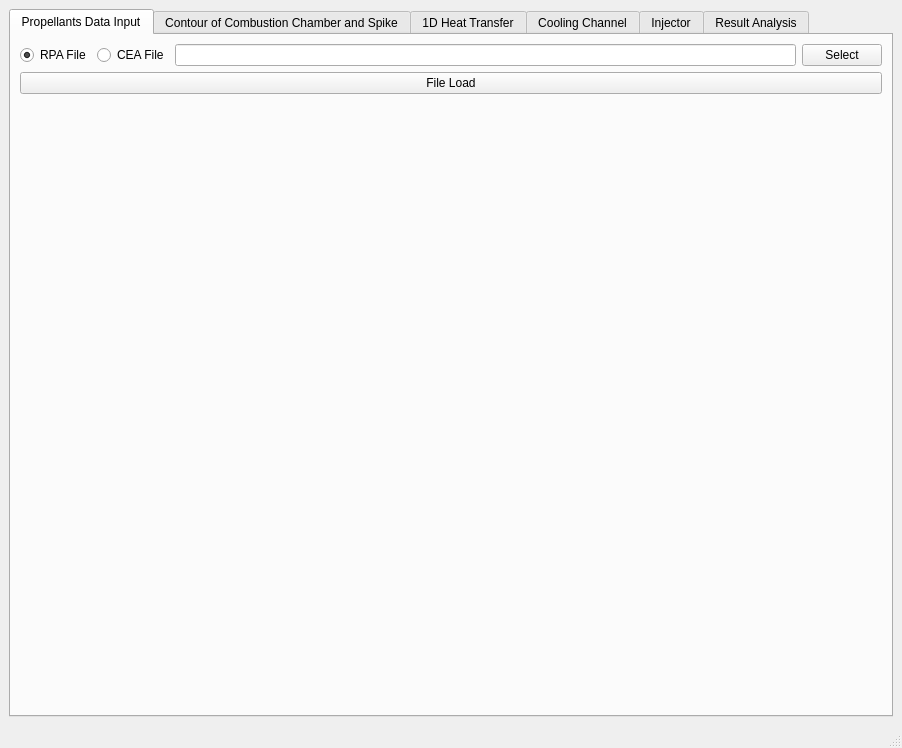
<?xml version="1.0" encoding="UTF-8"?>
<ui version="4.0">
 <class>MainWindow</class>
 <widget class="QMainWindow" name="MainWindow">
  <property name="geometry">
   <rect>
    <x>0</x>
    <y>0</y>
    <width>902</width>
    <height>748</height>
   </rect>
  </property>
  <property name="windowTitle">
   <string>MainWindow</string>
  </property>
  <widget class="QWidget" name="centralwidget">
   <layout class="QHBoxLayout" name="horizontalLayout_3">
    <item>
     <widget class="QTabWidget" name="tabWidget">
      <property name="locale">
       <locale language="English" country="UnitedStates"/>
      </property>
      <property name="tabPosition">
       <enum>QTabWidget::North</enum>
      </property>
      <property name="tabShape">
       <enum>QTabWidget::Rounded</enum>
      </property>
      <property name="currentIndex">
       <number>0</number>
      </property>
      <property name="iconSize">
       <size>
        <width>16</width>
        <height>16</height>
       </size>
      </property>
      <widget class="QWidget" name="tab">
       <attribute name="title">
        <string>Propellants Data Input</string>
       </attribute>
       <layout class="QVBoxLayout" name="verticalLayout_3">
        <item>
         <layout class="QVBoxLayout" name="verticalLayout_2">
          <item>
           <layout class="QVBoxLayout" name="verticalLayout">
            <item>
             <layout class="QHBoxLayout" name="horizontalLayout_2">
              <item>
               <layout class="QHBoxLayout" name="horizontalLayout">
                <item>
                 <widget class="QRadioButton" name="rpa">
                  <property name="text">
                   <string>RPA File</string>
                  </property>
                  <property name="checked">
                   <bool>true</bool>
                  </property>
                 </widget>
                </item>
                <item>
                 <widget class="QRadioButton" name="cea">
                  <property name="sizePolicy">
                   <sizepolicy hsizetype="Minimum" vsizetype="Fixed">
                    <horstretch>0</horstretch>
                    <verstretch>0</verstretch>
                   </sizepolicy>
                  </property>
                  <property name="text">
                   <string>CEA File</string>
                  </property>
                 </widget>
                </item>
               </layout>
              </item>
              <item>
               <widget class="QLineEdit" name="file_ad"/>
              </item>
              <item>
               <widget class="QPushButton" name="select_ad">
                <property name="text">
                 <string>Select</string>
                </property>
               </widget>
              </item>
             </layout>
            </item>
            <item>
             <widget class="QPushButton" name="file_load">
              <property name="text">
               <string>File Load</string>
              </property>
             </widget>
            </item>
           </layout>
          </item>
          <item>
           <spacer name="verticalSpacer">
            <property name="orientation">
             <enum>Qt::Vertical</enum>
            </property>
            <property name="sizeHint" stdset="0">
             <size>
              <width>858</width>
              <height>308</height>
             </size>
            </property>
           </spacer>
          </item>
         </layout>
        </item>
       </layout>
      </widget>
      <widget class="QWidget" name="tab_2">
       <attribute name="title">
        <string>Contour of Combustion Chamber and Spike</string>
       </attribute>
       <layout class="QVBoxLayout" name="verticalLayout_20">
        <item>
         <layout class="QVBoxLayout" name="verticalLayout_9">
          <item>
           <layout class="QHBoxLayout" name="horizontalLayout_25">
            <item>
             <layout class="QHBoxLayout" name="horizontalLayout_5">
              <item>
               <widget class="QRadioButton" name="linear">
                <property name="text">
                 <string>Linear Aerospike </string>
                </property>
                <property name="checked">
                 <bool>true</bool>
                </property>
               </widget>
              </item>
              <item>
               <widget class="QRadioButton" name="annular">
                <property name="text">
                 <string>Annular Aerospike</string>
                </property>
               </widget>
              </item>
             </layout>
            </item>
            <item>
             <layout class="QHBoxLayout" name="horizontalLayout_20">
              <item>
               <widget class="QLabel" name="label_29">
                <property name="text">
                 <string>Depth:</string>
                </property>
               </widget>
              </item>
              <item>
               <widget class="QLineEdit" name="dep">
                <property name="text">
                 <string>100</string>
                </property>
               </widget>
              </item>
              <item>
               <widget class="QLabel" name="label_30">
                <property name="text">
                 <string>mm</string>
                </property>
               </widget>
              </item>
             </layout>
            </item>
            <item>
             <spacer name="horizontalSpacer_3">
              <property name="orientation">
               <enum>Qt::Horizontal</enum>
              </property>
              <property name="sizeHint" stdset="0">
               <size>
                <width>408</width>
                <height>20</height>
               </size>
              </property>
             </spacer>
            </item>
           </layout>
          </item>
          <item>
           <widget class="QGroupBox" name="groupBox">
            <property name="title">
             <string>Aerospike Nozzle</string>
            </property>
            <layout class="QHBoxLayout" name="horizontalLayout_11">
             <item>
              <layout class="QHBoxLayout" name="horizontalLayout_10">
               <item>
                <layout class="QVBoxLayout" name="verticalLayout_6">
                 <item>
                  <layout class="QHBoxLayout" name="horizontalLayout_7">
                   <item>
                    <widget class="QLabel" name="label">
                     <property name="text">
                      <string>Number of Points for Contour: </string>
                     </property>
                    </widget>
                   </item>
                   <item>
                    <widget class="QLineEdit" name="contour_number">
                     <property name="sizePolicy">
                      <sizepolicy hsizetype="Fixed" vsizetype="Fixed">
                       <horstretch>0</horstretch>
                       <verstretch>0</verstretch>
                      </sizepolicy>
                     </property>
                     <property name="text">
                      <string>1000</string>
                     </property>
                    </widget>
                   </item>
                  </layout>
                 </item>
                 <item>
                  <layout class="QHBoxLayout" name="horizontalLayout_8">
                   <item>
                    <widget class="QLabel" name="label_2">
                     <property name="text">
                      <string>Expansion Positiont r:       </string>
                     </property>
                    </widget>
                   </item>
                   <item>
                    <widget class="QLineEdit" name="y_exp">
                     <property name="sizePolicy">
                      <sizepolicy hsizetype="Fixed" vsizetype="Fixed">
                       <horstretch>0</horstretch>
                       <verstretch>0</verstretch>
                      </sizepolicy>
                     </property>
                     <property name="text">
                      <string>100</string>
                     </property>
                    </widget>
                   </item>
                   <item>
                    <widget class="QLabel" name="label_4">
                     <property name="text">
                      <string>mm</string>
                     </property>
                    </widget>
                   </item>
                  </layout>
                 </item>
                 <item>
                  <layout class="QHBoxLayout" name="horizontalLayout_9">
                   <item>
                    <widget class="QLabel" name="label_5">
                     <property name="text">
                      <string>Spike truncate T:               </string>
                     </property>
                    </widget>
                   </item>
                   <item>
                    <widget class="QLineEdit" name="shortening">
                     <property name="sizePolicy">
                      <sizepolicy hsizetype="Fixed" vsizetype="Fixed">
                       <horstretch>0</horstretch>
                       <verstretch>0</verstretch>
                      </sizepolicy>
                     </property>
                     <property name="text">
                      <string>0</string>
                     </property>
                    </widget>
                   </item>
                   <item>
                    <widget class="QLabel" name="label_6">
                     <property name="text">
                      <string>%</string>
                     </property>
                    </widget>
                   </item>
                  </layout>
                 </item>
                </layout>
               </item>
               <item>
                <widget class="Line" name="line">
                 <property name="orientation">
                  <enum>Qt::Vertical</enum>
                 </property>
                </widget>
               </item>
               <item>
                <widget class="QLabel" name="label_3">
                 <property name="sizePolicy">
                  <sizepolicy hsizetype="Expanding" vsizetype="Fixed">
                   <horstretch>0</horstretch>
                   <verstretch>0</verstretch>
                  </sizepolicy>
                 </property>
                 <property name="text">
                  <string>&lt;html&gt;&lt;head/&gt;&lt;body&gt;&lt;p align=&quot;justify&quot;&gt;The Number of Points for Contour decides the precision of the contour. &lt;/p&gt;&lt;p align=&quot;justify&quot;&gt;The Y-coordinate of the expansion point should be given for determination of the expansion position. The X-coordinate of the expansion point is 0.&lt;/p&gt;&lt;p align=&quot;justify&quot;&gt;&amp;quot;Spike truncate = 0%&amp;quot; means without truncate.&lt;/p&gt;&lt;/body&gt;&lt;/html&gt;</string>
                 </property>
                 <property name="textFormat">
                  <enum>Qt::AutoText</enum>
                 </property>
                 <property name="scaledContents">
                  <bool>false</bool>
                 </property>
                 <property name="wordWrap">
                  <bool>true</bool>
                 </property>
                </widget>
               </item>
              </layout>
             </item>
            </layout>
           </widget>
          </item>
          <item>
           <widget class="QGroupBox" name="groupBox_2">
            <property name="title">
             <string>Combustion Chamber</string>
            </property>
            <layout class="QHBoxLayout" name="horizontalLayout_19">
             <item>
              <layout class="QHBoxLayout" name="horizontalLayout_13">
               <item>
                <layout class="QVBoxLayout" name="verticalLayout_8">
                 <item>
                  <layout class="QVBoxLayout" name="verticalLayout_7">
                   <item>
                    <layout class="QHBoxLayout" name="horizontalLayout_14">
                     <item>
                      <widget class="QLabel" name="label_9">
                       <property name="text">
                        <string>Convergence Angle of the outer shell A:</string>
                       </property>
                      </widget>
                     </item>
                     <item>
                      <widget class="QLineEdit" name="conv_ang">
                       <property name="sizePolicy">
                        <sizepolicy hsizetype="Preferred" vsizetype="Fixed">
                         <horstretch>0</horstretch>
                         <verstretch>0</verstretch>
                        </sizepolicy>
                       </property>
                       <property name="readOnly">
                        <bool>true</bool>
                       </property>
                      </widget>
                     </item>
                     <item>
                      <widget class="QLabel" name="label_10">
                       <property name="text">
                        <string>Degree</string>
                       </property>
                      </widget>
                     </item>
                    </layout>
                   </item>
                   <item>
                    <layout class="QHBoxLayout" name="horizontalLayout_15">
                     <item>
                      <widget class="QLabel" name="label_11">
                       <property name="text">
                        <string>Inner Deflection Radius R1:</string>
                       </property>
                      </widget>
                     </item>
                     <item>
                      <widget class="QLineEdit" name="in_r">
                       <property name="sizePolicy">
                        <sizepolicy hsizetype="Preferred" vsizetype="Fixed">
                         <horstretch>0</horstretch>
                         <verstretch>0</verstretch>
                        </sizepolicy>
                       </property>
                      </widget>
                     </item>
                     <item>
                      <widget class="QLabel" name="label_12">
                       <property name="text">
                        <string>mm</string>
                       </property>
                      </widget>
                     </item>
                    </layout>
                   </item>
                   <item>
                    <layout class="QHBoxLayout" name="horizontalLayout_16">
                     <item>
                      <widget class="QLabel" name="label_13">
                       <property name="text">
                        <string>Outer Deflection Radius R2:</string>
                       </property>
                      </widget>
                     </item>
                     <item>
                      <widget class="QLineEdit" name="out_r">
                       <property name="sizePolicy">
                        <sizepolicy hsizetype="Preferred" vsizetype="Fixed">
                         <horstretch>0</horstretch>
                         <verstretch>0</verstretch>
                        </sizepolicy>
                       </property>
                      </widget>
                     </item>
                     <item>
                      <widget class="QLabel" name="label_14">
                       <property name="text">
                        <string>mm</string>
                       </property>
                      </widget>
                     </item>
                    </layout>
                   </item>
                   <item>
                    <layout class="QHBoxLayout" name="horizontalLayout_17">
                     <item>
                      <widget class="QLabel" name="label_15">
                       <property name="text">
                        <string>Length of the Combustion Chamber L1:</string>
                       </property>
                      </widget>
                     </item>
                     <item>
                      <widget class="QLineEdit" name="l_cham">
                       <property name="sizePolicy">
                        <sizepolicy hsizetype="Preferred" vsizetype="Fixed">
                         <horstretch>0</horstretch>
                         <verstretch>0</verstretch>
                        </sizepolicy>
                       </property>
                      </widget>
                     </item>
                     <item>
                      <widget class="QLabel" name="label_16">
                       <property name="text">
                        <string>mm</string>
                       </property>
                      </widget>
                     </item>
                    </layout>
                   </item>
                   <item>
                    <layout class="QHBoxLayout" name="horizontalLayout_18">
                     <item>
                      <widget class="QLabel" name="label_17">
                       <property name="text">
                        <string>Length of the Convergence part L2:</string>
                       </property>
                      </widget>
                     </item>
                     <item>
                      <widget class="QLineEdit" name="l_conv">
                       <property name="sizePolicy">
                        <sizepolicy hsizetype="Preferred" vsizetype="Fixed">
                         <horstretch>0</horstretch>
                         <verstretch>0</verstretch>
                        </sizepolicy>
                       </property>
                      </widget>
                     </item>
                     <item>
                      <widget class="QLabel" name="label_18">
                       <property name="text">
                        <string>mm</string>
                       </property>
                      </widget>
                     </item>
                    </layout>
                   </item>
                   <item>
                    <layout class="QHBoxLayout" name="horizontalLayout_6">
                     <item>
                      <widget class="QLabel" name="label_21">
                       <property name="text">
                        <string>Distance between tow points:</string>
                       </property>
                      </widget>
                     </item>
                     <item>
                      <widget class="QLineEdit" name="distance">
                       <property name="sizePolicy">
                        <sizepolicy hsizetype="Preferred" vsizetype="Fixed">
                         <horstretch>0</horstretch>
                         <verstretch>0</verstretch>
                        </sizepolicy>
                       </property>
                      </widget>
                     </item>
                     <item>
                      <widget class="QLabel" name="label_22">
                       <property name="text">
                        <string>mm</string>
                       </property>
                      </widget>
                     </item>
                    </layout>
                   </item>
                  </layout>
                 </item>
                </layout>
               </item>
               <item>
                <widget class="QLabel" name="label_19">
                 <property name="sizePolicy">
                  <sizepolicy hsizetype="Expanding" vsizetype="Expanding">
                   <horstretch>0</horstretch>
                   <verstretch>0</verstretch>
                  </sizepolicy>
                 </property>
                 <property name="text">
                  <string/>
                 </property>
                 <property name="textFormat">
                  <enum>Qt::AutoText</enum>
                 </property>
                 <property name="pixmap">
                  <pixmap resource="Aerospike.qrc">:/Aerospike_Engine.png</pixmap>
                 </property>
                 <property name="scaledContents">
                  <bool>true</bool>
                 </property>
                 <property name="alignment">
                  <set>Qt::AlignLeading|Qt::AlignLeft|Qt::AlignVCenter</set>
                 </property>
                 <property name="wordWrap">
                  <bool>true</bool>
                 </property>
                </widget>
               </item>
              </layout>
             </item>
            </layout>
           </widget>
          </item>
          <item>
           <widget class="QPushButton" name="contour_cal">
            <property name="text">
             <string>Start calculation for contour</string>
            </property>
           </widget>
          </item>
          <item>
           <layout class="QVBoxLayout" name="verticalLayout_4">
            <item>
             <layout class="QHBoxLayout" name="horizontalLayout_31">
              <item>
               <layout class="QHBoxLayout" name="horizontalLayout_30">
                <item>
                 <widget class="QCheckBox" name="con_check">
                  <property name="text">
                   <string>input external contour</string>
                  </property>
                 </widget>
                </item>
                <item>
                 <layout class="QHBoxLayout" name="horizontalLayout_28">
                  <item>
                   <widget class="QRadioButton" name="lin2">
                    <property name="enabled">
                     <bool>false</bool>
                    </property>
                    <property name="text">
                     <string>Linear Aerospike</string>
                    </property>
                    <property name="checked">
                     <bool>true</bool>
                    </property>
                   </widget>
                  </item>
                  <item>
                   <widget class="QRadioButton" name="anu2">
                    <property name="enabled">
                     <bool>false</bool>
                    </property>
                    <property name="text">
                     <string>Annular Aerospike</string>
                    </property>
                   </widget>
                  </item>
                 </layout>
                </item>
                <item>
                 <layout class="QHBoxLayout" name="horizontalLayout_29">
                  <item>
                   <widget class="QLabel" name="label_33">
                    <property name="text">
                     <string>Depth:</string>
                    </property>
                   </widget>
                  </item>
                  <item>
                   <widget class="QLineEdit" name="depth2">
                    <property name="enabled">
                     <bool>false</bool>
                    </property>
                    <property name="locale">
                     <locale language="English" country="UnitedArabEmirates"/>
                    </property>
                    <property name="text">
                     <string>100</string>
                    </property>
                   </widget>
                  </item>
                  <item>
                   <widget class="QLabel" name="label_34">
                    <property name="text">
                     <string>mm</string>
                    </property>
                   </widget>
                  </item>
                 </layout>
                </item>
               </layout>
              </item>
              <item>
               <widget class="QCheckBox" name="meter">
                <property name="enabled">
                 <bool>false</bool>
                </property>
                <property name="text">
                 <string>File unit Meter</string>
                </property>
               </widget>
              </item>
              <item>
               <spacer name="horizontalSpacer_8">
                <property name="orientation">
                 <enum>Qt::Horizontal</enum>
                </property>
                <property name="sizeHint" stdset="0">
                 <size>
                  <width>108</width>
                  <height>17</height>
                 </size>
                </property>
               </spacer>
              </item>
             </layout>
            </item>
            <item>
             <layout class="QHBoxLayout" name="horizontalLayout_26">
              <item>
               <widget class="QLabel" name="label_31">
                <property name="text">
                 <string>Inner contour:</string>
                </property>
               </widget>
              </item>
              <item>
               <widget class="QLineEdit" name="ad_in">
                <property name="enabled">
                 <bool>false</bool>
                </property>
                <property name="readOnly">
                 <bool>true</bool>
                </property>
               </widget>
              </item>
              <item>
               <widget class="QPushButton" name="select_in">
                <property name="enabled">
                 <bool>false</bool>
                </property>
                <property name="text">
                 <string>Select</string>
                </property>
                <property name="checkable">
                 <bool>false</bool>
                </property>
                <property name="checked">
                 <bool>false</bool>
                </property>
                <property name="autoDefault">
                 <bool>false</bool>
                </property>
                <property name="default">
                 <bool>false</bool>
                </property>
               </widget>
              </item>
             </layout>
            </item>
            <item>
             <layout class="QHBoxLayout" name="horizontalLayout_27">
              <item>
               <widget class="QLabel" name="label_32">
                <property name="text">
                 <string>Outer contour:</string>
                </property>
               </widget>
              </item>
              <item>
               <widget class="QLineEdit" name="ad_out">
                <property name="enabled">
                 <bool>false</bool>
                </property>
                <property name="dragEnabled">
                 <bool>false</bool>
                </property>
                <property name="readOnly">
                 <bool>true</bool>
                </property>
               </widget>
              </item>
              <item>
               <widget class="QPushButton" name="select_out">
                <property name="enabled">
                 <bool>false</bool>
                </property>
                <property name="text">
                 <string>Select</string>
                </property>
                <property name="default">
                 <bool>false</bool>
                </property>
               </widget>
              </item>
             </layout>
            </item>
           </layout>
          </item>
          <item>
           <widget class="QPushButton" name="input_contour">
            <property name="text">
             <string>Load the Contour Data</string>
            </property>
           </widget>
          </item>
         </layout>
        </item>
       </layout>
      </widget>
      <widget class="QWidget" name="tab_4">
       <attribute name="title">
        <string>1D Heat Transfer</string>
       </attribute>
       <layout class="QVBoxLayout" name="verticalLayout_23">
        <item>
         <layout class="QVBoxLayout" name="verticalLayout_10">
          <item>
           <spacer name="verticalSpacer_7">
            <property name="orientation">
             <enum>Qt::Vertical</enum>
            </property>
            <property name="sizeHint" stdset="0">
             <size>
              <width>20</width>
              <height>78</height>
             </size>
            </property>
           </spacer>
          </item>
          <item>
           <layout class="QHBoxLayout" name="horizontalLayout_4">
            <item>
             <spacer name="horizontalSpacer">
              <property name="orientation">
               <enum>Qt::Horizontal</enum>
              </property>
              <property name="sizeHint" stdset="0">
               <size>
                <width>168</width>
                <height>20</height>
               </size>
              </property>
             </spacer>
            </item>
            <item>
             <layout class="QVBoxLayout" name="verticalLayout_5">
              <item>
               <layout class="QHBoxLayout" name="horizontalLayout_12">
                <item>
                 <widget class="QLabel" name="label_7">
                  <property name="text">
                   <string>Desired wall temperatur:</string>
                  </property>
                 </widget>
                </item>
                <item>
                 <widget class="QLineEdit" name="wall_temp"/>
                </item>
                <item>
                 <widget class="QLabel" name="label_8">
                  <property name="text">
                   <string>K</string>
                  </property>
                 </widget>
                </item>
               </layout>
              </item>
              <item>
               <widget class="QPushButton" name="heat_cal">
                <property name="text">
                 <string>Start calculation for 1D Heat Transfer</string>
                </property>
               </widget>
              </item>
             </layout>
            </item>
            <item>
             <spacer name="horizontalSpacer_2">
              <property name="orientation">
               <enum>Qt::Horizontal</enum>
              </property>
              <property name="sizeHint" stdset="0">
               <size>
                <width>158</width>
                <height>20</height>
               </size>
              </property>
             </spacer>
            </item>
           </layout>
          </item>
          <item>
           <spacer name="verticalSpacer_2">
            <property name="orientation">
             <enum>Qt::Vertical</enum>
            </property>
            <property name="sizeHint" stdset="0">
             <size>
              <width>20</width>
              <height>628</height>
             </size>
            </property>
           </spacer>
          </item>
         </layout>
        </item>
       </layout>
      </widget>
      <widget class="QWidget" name="tab_5">
       <attribute name="title">
        <string>Cooling Channel</string>
       </attribute>
      </widget>
      <widget class="QWidget" name="tab_6">
       <attribute name="title">
        <string>Injector</string>
       </attribute>
      </widget>
      <widget class="QWidget" name="tab_7">
       <attribute name="title">
        <string>Result Analysis</string>
       </attribute>
       <layout class="QVBoxLayout" name="verticalLayout_18">
        <item>
         <widget class="QToolBox" name="toolBox">
          <property name="currentIndex">
           <number>0</number>
          </property>
          <widget class="QWidget" name="page">
           <property name="geometry">
            <rect>
             <x>0</x>
             <y>0</y>
             <width>969</width>
             <height>182</height>
            </rect>
           </property>
           <attribute name="label">
            <string>The Contour of the Engine</string>
           </attribute>
           <layout class="QVBoxLayout" name="verticalLayout_19">
            <item>
             <layout class="QVBoxLayout" name="verticalLayout_17">
              <item>
               <layout class="QHBoxLayout" name="horizontalLayout_35">
                <item>
                 <spacer name="horizontalSpacer_9">
                  <property name="orientation">
                   <enum>Qt::Horizontal</enum>
                  </property>
                  <property name="sizeHint" stdset="0">
                   <size>
                    <width>218</width>
                    <height>20</height>
                   </size>
                  </property>
                 </spacer>
                </item>
                <item>
                 <layout class="QVBoxLayout" name="verticalLayout_15">
                  <item>
                   <widget class="QPushButton" name="show_contour">
                    <property name="text">
                     <string>show the contour</string>
                    </property>
                   </widget>
                  </item>
                  <item>
                   <spacer name="verticalSpacer_4">
                    <property name="orientation">
                     <enum>Qt::Vertical</enum>
                    </property>
                    <property name="sizeHint" stdset="0">
                     <size>
                      <width>124</width>
                      <height>38</height>
                     </size>
                    </property>
                   </spacer>
                  </item>
                  <item>
                   <widget class="QPushButton" name="area_analyse">
                    <property name="text">
                     <string>Cross Section Analyse</string>
                    </property>
                   </widget>
                  </item>
                  <item>
                   <spacer name="verticalSpacer_6">
                    <property name="orientation">
                     <enum>Qt::Vertical</enum>
                    </property>
                    <property name="sizeHint" stdset="0">
                     <size>
                      <width>20</width>
                      <height>38</height>
                     </size>
                    </property>
                   </spacer>
                  </item>
                  <item>
                   <widget class="QPushButton" name="contour_output">
                    <property name="text">
                     <string>Contour data output</string>
                    </property>
                   </widget>
                  </item>
                 </layout>
                </item>
                <item>
                 <widget class="Line" name="line_2">
                  <property name="orientation">
                   <enum>Qt::Vertical</enum>
                  </property>
                 </widget>
                </item>
                <item>
                 <layout class="QVBoxLayout" name="verticalLayout_16">
                  <item>
                   <widget class="QPushButton" name="chamber_analyse">
                    <property name="text">
                     <string>Chamber Analyse</string>
                    </property>
                   </widget>
                  </item>
                  <item>
                   <layout class="QHBoxLayout" name="horizontalLayout_32">
                    <item>
                     <widget class="QLabel" name="label_35">
                      <property name="text">
                       <string>Chamber Volume:</string>
                      </property>
                     </widget>
                    </item>
                    <item>
                     <widget class="QLineEdit" name="c_v">
                      <property name="readOnly">
                       <bool>true</bool>
                      </property>
                     </widget>
                    </item>
                    <item>
                     <widget class="QLabel" name="label_36">
                      <property name="text">
                       <string>&lt;html&gt;&lt;head/&gt;&lt;body&gt;&lt;p&gt;M&lt;span style=&quot; vertical-align:super;&quot;&gt;3 &lt;/span&gt;(cubic metre)&lt;/p&gt;&lt;/body&gt;&lt;/html&gt;</string>
                      </property>
                     </widget>
                    </item>
                   </layout>
                  </item>
                  <item>
                   <layout class="QHBoxLayout" name="horizontalLayout_34">
                    <item>
                     <widget class="QLabel" name="label_40">
                      <property name="text">
                       <string>&lt;html&gt;&lt;head/&gt;&lt;body&gt;&lt;p&gt;Characteristic Chamber Length (L&lt;span style=&quot; vertical-align:super;&quot;&gt;*&lt;/span&gt;): &lt;/p&gt;&lt;/body&gt;&lt;/html&gt;</string>
                      </property>
                     </widget>
                    </item>
                    <item>
                     <widget class="QLineEdit" name="l_c">
                      <property name="readOnly">
                       <bool>true</bool>
                      </property>
                     </widget>
                    </item>
                    <item>
                     <widget class="QLabel" name="Meter">
                      <property name="text">
                       <string>Meter</string>
                      </property>
                     </widget>
                    </item>
                   </layout>
                  </item>
                  <item>
                   <widget class="QLabel" name="label_41">
                    <property name="text">
                     <string>&lt;html&gt;&lt;head/&gt;&lt;body&gt;&lt;p&gt;Tip: Typical values for characteristic chamber length are 0.8 to 3.0 Meter&lt;/p&gt;&lt;/body&gt;&lt;/html&gt;</string>
                    </property>
                   </widget>
                  </item>
                  <item>
                   <layout class="QHBoxLayout" name="horizontalLayout_33">
                    <item>
                     <widget class="QLabel" name="label_37">
                      <property name="text">
                       <string>Stay time of propellant gases:</string>
                      </property>
                     </widget>
                    </item>
                    <item>
                     <widget class="QLineEdit" name="g_t">
                      <property name="readOnly">
                       <bool>true</bool>
                      </property>
                     </widget>
                    </item>
                    <item>
                     <widget class="QLabel" name="label_38">
                      <property name="text">
                       <string>sec</string>
                      </property>
                     </widget>
                    </item>
                   </layout>
                  </item>
                  <item>
                   <widget class="QLabel" name="label_39">
                    <property name="text">
                     <string>Tip: Recommended stay time: 0.001 to 0.04 sec</string>
                    </property>
                   </widget>
                  </item>
                 </layout>
                </item>
                <item>
                 <spacer name="horizontalSpacer_11">
                  <property name="orientation">
                   <enum>Qt::Horizontal</enum>
                  </property>
                  <property name="sizeHint" stdset="0">
                   <size>
                    <width>88</width>
                    <height>17</height>
                   </size>
                  </property>
                 </spacer>
                </item>
               </layout>
              </item>
              <item>
               <spacer name="verticalSpacer_5">
                <property name="orientation">
                 <enum>Qt::Vertical</enum>
                </property>
                <property name="sizeHint" stdset="0">
                 <size>
                  <width>949</width>
                  <height>338</height>
                 </size>
                </property>
               </spacer>
              </item>
             </layout>
            </item>
           </layout>
          </widget>
          <widget class="QWidget" name="page_2">
           <property name="geometry">
            <rect>
             <x>0</x>
             <y>0</y>
             <width>356</width>
             <height>168</height>
            </rect>
           </property>
           <attribute name="label">
            <string>Analysis of Heat Transfer</string>
           </attribute>
           <layout class="QVBoxLayout" name="verticalLayout_14">
            <item>
             <layout class="QVBoxLayout" name="verticalLayout_13">
              <item>
               <layout class="QVBoxLayout" name="verticalLayout_12">
                <item>
                 <widget class="QPushButton" name="heat_analyse">
                  <property name="text">
                   <string>Heat Transfer analyse</string>
                  </property>
                 </widget>
                </item>
                <item>
                 <layout class="QVBoxLayout" name="verticalLayout_11">
                  <item>
                   <layout class="QHBoxLayout" name="horizontalLayout_22">
                    <item>
                     <widget class="QLabel" name="label_23">
                      <property name="text">
                       <string>Total Heat Transfer around outer shell:</string>
                      </property>
                     </widget>
                    </item>
                    <item>
                     <widget class="QLineEdit" name="heat_shell">
                      <property name="readOnly">
                       <bool>true</bool>
                      </property>
                     </widget>
                    </item>
                    <item>
                     <widget class="QLabel" name="label_24">
                      <property name="text">
                       <string>Kilowatt</string>
                      </property>
                     </widget>
                    </item>
                   </layout>
                  </item>
                  <item>
                   <layout class="QHBoxLayout" name="horizontalLayout_23">
                    <item>
                     <widget class="QLabel" name="label_25">
                      <property name="text">
                       <string>Total Heat Transfer around inner Spike:</string>
                      </property>
                     </widget>
                    </item>
                    <item>
                     <widget class="QLineEdit" name="heat_spike">
                      <property name="readOnly">
                       <bool>true</bool>
                      </property>
                     </widget>
                    </item>
                    <item>
                     <widget class="QLabel" name="label_26">
                      <property name="text">
                       <string>Kilowatt</string>
                      </property>
                     </widget>
                    </item>
                   </layout>
                  </item>
                  <item>
                   <layout class="QHBoxLayout" name="horizontalLayout_24">
                    <item>
                     <widget class="QLabel" name="label_27">
                      <property name="text">
                       <string>Total Heat Transfer:</string>
                      </property>
                     </widget>
                    </item>
                    <item>
                     <widget class="QLineEdit" name="heat_total">
                      <property name="readOnly">
                       <bool>true</bool>
                      </property>
                     </widget>
                    </item>
                    <item>
                     <widget class="QLabel" name="label_28">
                      <property name="text">
                       <string>Kilowatt</string>
                      </property>
                     </widget>
                    </item>
                   </layout>
                  </item>
                 </layout>
                </item>
                <item>
                 <widget class="QPushButton" name="heat_output">
                  <property name="text">
                   <string>Heat Transfer data output</string>
                  </property>
                 </widget>
                </item>
               </layout>
              </item>
              <item>
               <spacer name="verticalSpacer_3">
                <property name="orientation">
                 <enum>Qt::Vertical</enum>
                </property>
                <property name="sizeHint" stdset="0">
                 <size>
                  <width>20</width>
                  <height>438</height>
                 </size>
                </property>
               </spacer>
              </item>
             </layout>
            </item>
           </layout>
          </widget>
         </widget>
        </item>
       </layout>
      </widget>
     </widget>
    </item>
   </layout>
  </widget>
  <widget class="QMenuBar" name="menubar">
   <property name="geometry">
    <rect>
     <x>0</x>
     <y>0</y>
     <width>902</width>
     <height>22</height>
    </rect>
   </property>
  </widget>
  <widget class="QStatusBar" name="statusbar"/>
 </widget>
 <resources>
  <include location="Aerospike.qrc"/>
 </resources>
 <connections/>
</ui>
